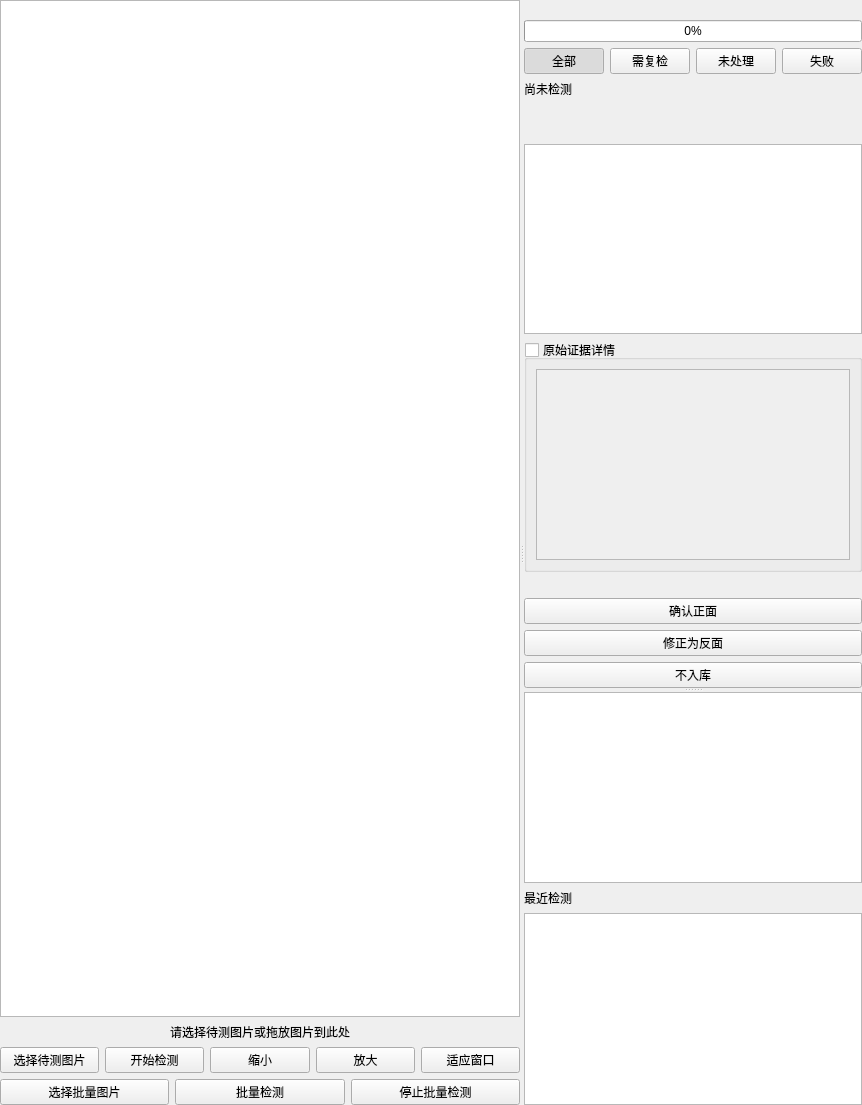
<?xml version="1.0" encoding="UTF-8"?>
<ui version="4.0">
 <class>InspectionPage</class>
 <widget class="QWidget" name="InspectionPage">
  <layout class="QVBoxLayout" name="inspectionPageLayout">
   <property name="leftMargin"><number>0</number></property>
   <property name="topMargin"><number>0</number></property>
   <property name="rightMargin"><number>0</number></property>
   <property name="bottomMargin"><number>0</number></property>
   <item>
    <widget class="QSplitter" name="inspectionSplitter">
     <property name="orientation"><enum>Qt::Horizontal</enum></property>
     <widget class="QWidget" name="imagePane">
      <layout class="QVBoxLayout" name="imagePaneLayout">
       <item><widget class="InspectionImageView" name="inspectionImageView"><property name="minimumSize"><size><width>520</width><height>360</height></size></property></widget></item>
       <item><widget class="QLabel" name="currentImageLabel"><property name="alignment"><set>Qt::AlignCenter</set></property><property name="text"><string>请选择待测图片或拖放图片到此处</string></property></widget></item>
       <item>
        <layout class="QHBoxLayout" name="imageActionsLayout">
         <item><widget class="QPushButton" name="chooseImageButton"><property name="text"><string>选择待测图片</string></property></widget></item>
         <item><widget class="QPushButton" name="predictButton"><property name="text"><string>开始检测</string></property></widget></item>
         <item><widget class="QPushButton" name="zoomOutButton"><property name="text"><string>缩小</string></property></widget></item>
         <item><widget class="QPushButton" name="zoomInButton"><property name="text"><string>放大</string></property></widget></item>
         <item><widget class="QPushButton" name="resetViewButton"><property name="text"><string>适应窗口</string></property></widget></item>
        </layout>
       </item>
       <item>
       <layout class="QHBoxLayout" name="batchButtonLayout">
         <item><widget class="QPushButton" name="chooseBatchImagesButton"><property name="text"><string>选择批量图片</string></property></widget></item>
         <item><widget class="QPushButton" name="batchPredictButton"><property name="text"><string>批量检测</string></property></widget></item>
         <item><widget class="QPushButton" name="stopBatchButton"><property name="text"><string>停止批量检测</string></property></widget></item>
        </layout>
       </item>
      </layout>
     </widget>
     <widget class="QWidget" name="resultPane">
      <layout class="QVBoxLayout" name="resultPaneLayout">
       <item><widget class="QLabel" name="batchSummaryLabel"><property name="text"><string/></property></widget></item>
       <item><widget class="QProgressBar" name="batchProgressBar"><property name="value"><number>0</number></property><property name="textVisible"><bool>true</bool></property></widget></item>
       <item>
        <layout class="QHBoxLayout" name="batchFilterLayout">
         <item><widget class="QPushButton" name="allBatchFilterButton"><property name="text"><string>全部</string></property><property name="checkable"><bool>true</bool></property><property name="checked"><bool>true</bool></property></widget></item>
         <item><widget class="QPushButton" name="needsReviewBatchFilterButton"><property name="text"><string>需复检</string></property><property name="checkable"><bool>true</bool></property></widget></item>
         <item><widget class="QPushButton" name="unprocessedBatchFilterButton"><property name="text"><string>未处理</string></property><property name="checkable"><bool>true</bool></property></widget></item>
         <item><widget class="QPushButton" name="failedBatchFilterButton"><property name="text"><string>失败</string></property><property name="checkable"><bool>true</bool></property></widget></item>
         </layout>
       </item>
       <item>
        <widget class="QSplitter" name="batchReviewSplitter">
         <property name="orientation"><enum>Qt::Vertical</enum></property>
         <widget class="QWidget" name="resultDetailPane">
          <layout class="QVBoxLayout" name="resultDetailLayout">
           <item><widget class="QLabel" name="resultLabel"><property name="text"><string>尚未检测</string></property></widget></item>
           <item><widget class="QLabel" name="resultMessageLabel"><property name="wordWrap"><bool>true</bool></property><property name="text"><string/></property></widget></item>
           <item><widget class="QLabel" name="reviewLabel"><property name="styleSheet"><string notr="true">color: #b00020; font-weight: bold;</string></property><property name="text"><string/></property></widget></item>
           <item><widget class="QTextEdit" name="evidenceTextEdit"><property name="readOnly"><bool>true</bool></property><property name="maximumHeight"><number>130</number></property></widget></item>
           <item>
            <widget class="QGroupBox" name="rawEvidenceContainer">
             <property name="title"><string>原始证据详情</string></property>
             <property name="checkable"><bool>true</bool></property>
             <property name="checked"><bool>false</bool></property>
             <layout class="QVBoxLayout" name="rawEvidenceLayout">
              <item><widget class="QTextEdit" name="rawEvidenceTextEdit"><property name="readOnly"><bool>true</bool></property><property name="maximumHeight"><number>110</number></property></widget></item>
             </layout>
            </widget>
           </item>
           <item><widget class="QLabel" name="currentResultTargetLabel"><property name="wordWrap"><bool>true</bool></property><property name="text"><string/></property></widget></item>
           <item>
            <layout class="QVBoxLayout" name="confirmationActionsLayout">
             <item><widget class="QPushButton" name="confirmFrontButton"><property name="text"><string>确认正面</string></property></widget></item>
             <item><widget class="QPushButton" name="confirmBackButton"><property name="text"><string>修正为反面</string></property></widget></item>
             <item><widget class="QPushButton" name="rejectConfirmationButton"><property name="text"><string>不入库</string></property></widget></item>
            </layout>
           </item>
          </layout>
         </widget>
         <widget class="QTableWidget" name="batchResultsTableWidget"/>
        </widget>
       </item>
       <item><widget class="QLabel" name="recentInspectionTitleLabel"><property name="text"><string>最近检测</string></property></widget></item>
       <item><widget class="QListWidget" name="recentInspectionList"><property name="maximumHeight"><number>180</number></property><property name="iconSize"><size><width>64</width><height>48</height></size></property></widget></item>
      </layout>
     </widget>
    </widget>
   </item>
  </layout>
 </widget>
 <customwidgets>
  <customwidget>
   <class>InspectionImageView</class>
   <extends>QGraphicsView</extends>
   <header>inspectionimageview.h</header>
  </customwidget>
 </customwidgets>
 <resources/>
 <connections/>
</ui>
